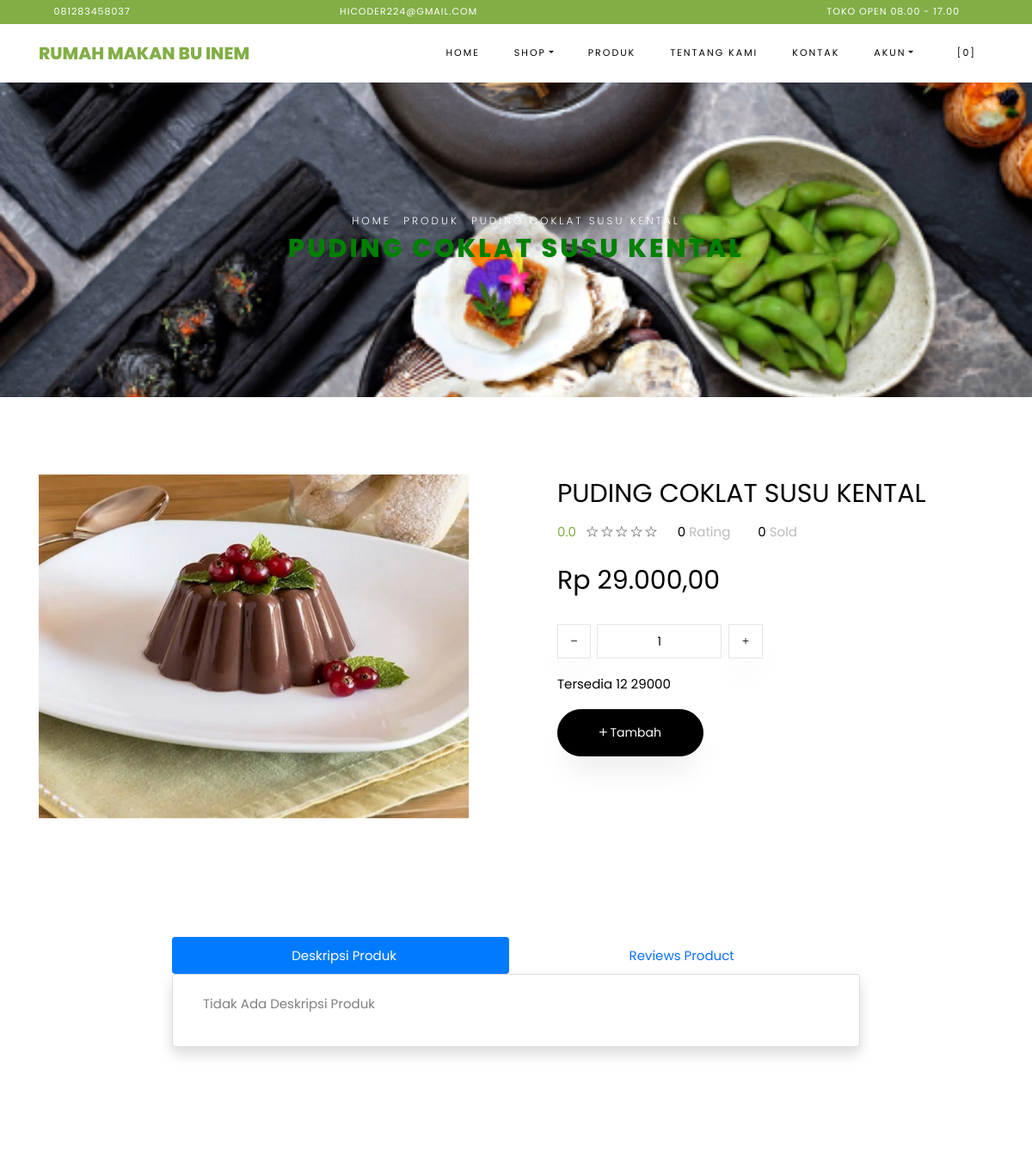
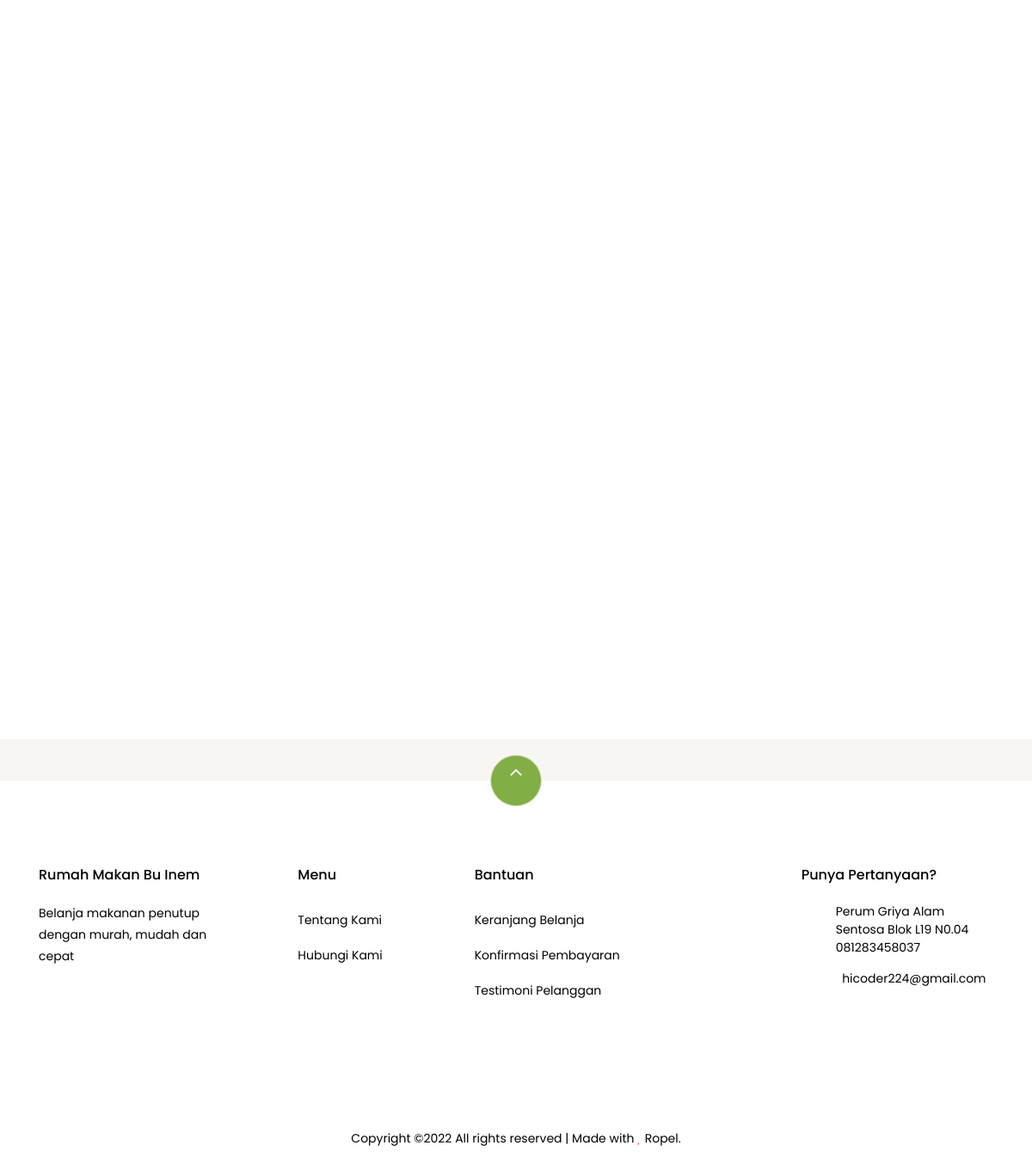
Page /shop/product/23/PCSKP212730/ on the earlier database version (2 pictures, top to bottom).
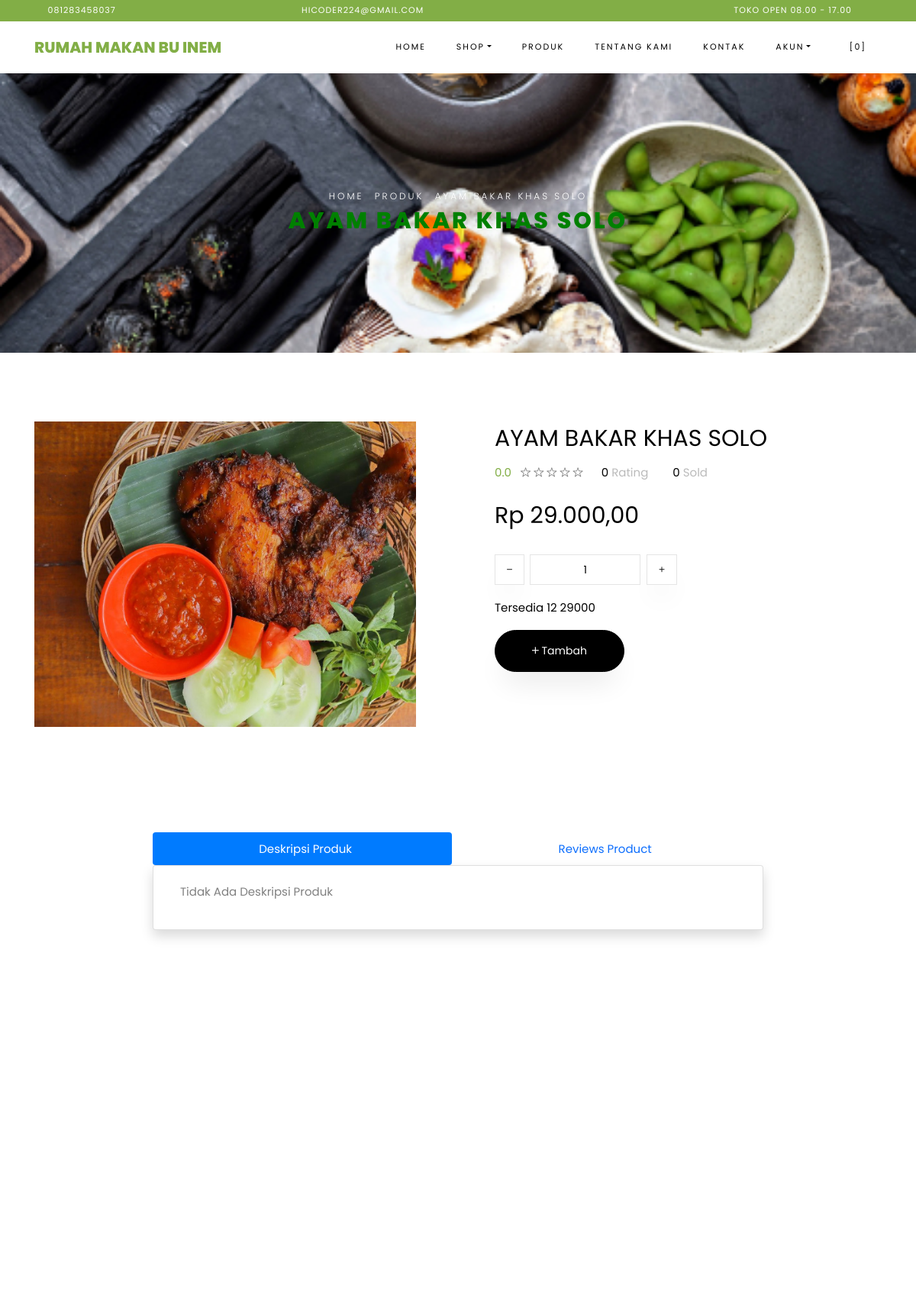
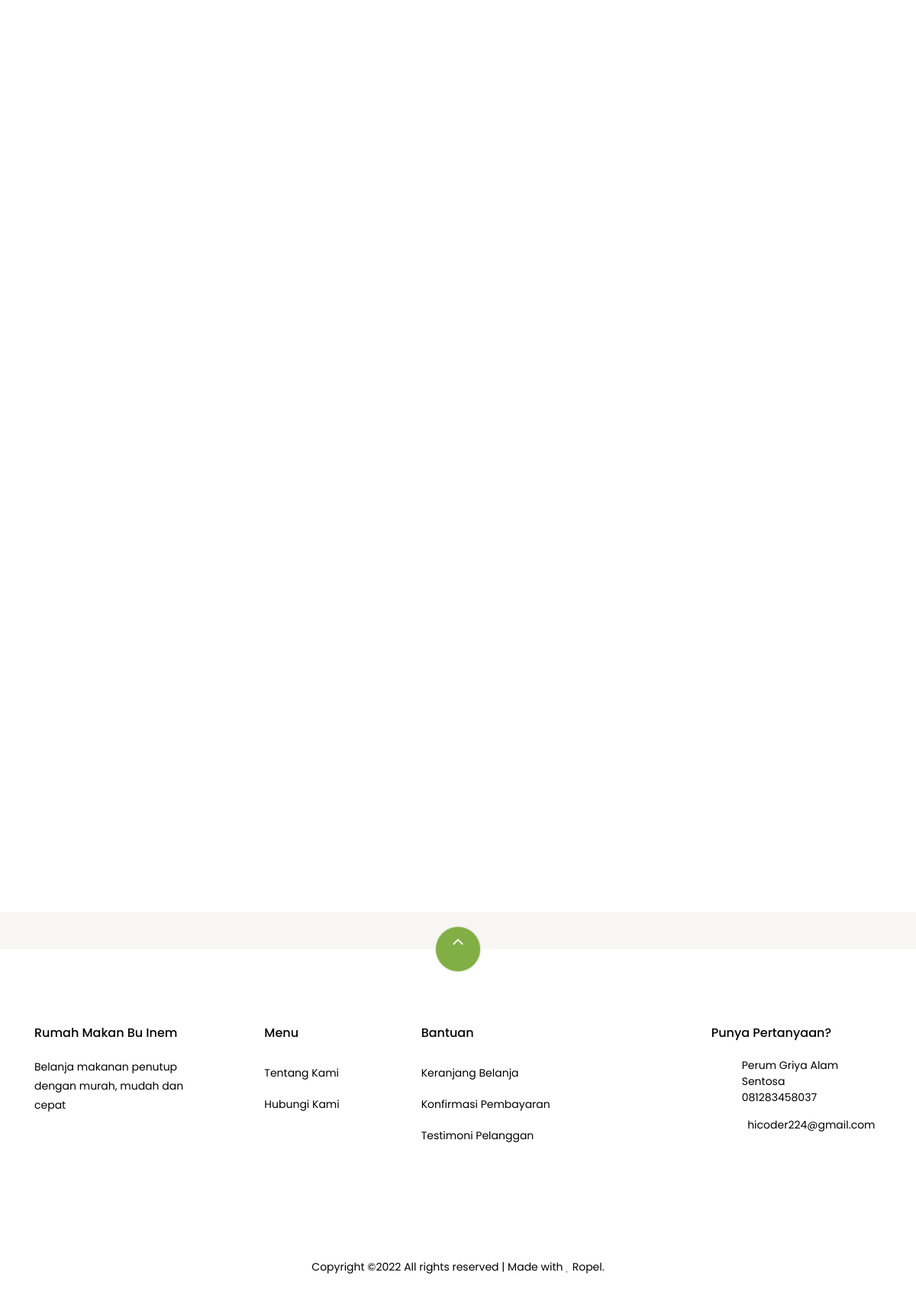
Same page on the later database version (2 pictures, top to bottom).
### tables this page shows
CREATE TABLE `settings` (
  `id` int(10) NOT NULL,
  `key` varchar(32) NOT NULL,
  `content` text NOT NULL
);

CREATE TABLE `products` (
  `id` bigint(20) NOT NULL,
  `category_id` int(10) DEFAULT NULL,
  `sku` varchar(32) DEFAULT NULL,
  `name` varchar(70) NOT NULL,
  `description` varchar(191) DEFAULT NULL,
  `picture_name` varchar(191) DEFAULT NULL,
  `price` decimal(8,2) NOT NULL,
  `current_discount` decimal(8,2) DEFAULT 0.00,
  `stock` int(10) NOT NULL,
  `product_unit` varchar(32) DEFAULT NULL,
  `is_available` tinyint(1) DEFAULT 1,
  `add_date` datetime DEFAULT NULL
);

### application/views/themes/vegefoods/shop/view_single_product.php (the view, shortened to what the rows shown need)
<div class="hero-wrap hero-bread" style="background-image: url('<?php echo get_theme_uri('images/bg_1.jpg'); ?>');">
    <div class="container">
        <div class="row no-gutters slider-text align-items-center justify-content-center">
            <div class="col-md-9 ftco-animate text-center">
                <p class="breadcrumbs"><span class="mr-2"><?php echo anchor(base_url(), 'Home'); ?></span>
                    <span class="mr-2"><?php echo anchor('/', 'Produk'); ?></span>
                    <span><?php echo $product->name; ?></span>
                </p>
                <h1 class="mb-0 bread" style="color:green"><?php echo $product->name; ?></h1>
            </div>
        </div>
    </div>
</div>
<section class="ftco-section">
    <div class="container">
        <div class="row">
            <div class="col-lg-6 mb-5 ftco-animate">
                <a href="<?php echo base_url('assets/uploads/products/' . $product->picture_name); ?>" class="image-popup"><img src="<?php echo base_url('assets/uploads/products/' . $product->picture_name); ?>" class="img-fluid" alt="<?php echo $product->name; ?>" style="height:400px; width:500px;"></a>
            </div>
            <div class="col-lg-6 product-details pl-md-5 ftco-animate">
                <h3><?php echo $product->name; ?></h3>
                <div class="rating d-flex">
                    <p class="text-left mr-4">
                        <a href="#" class="mr-2"><?= get_rating($totalrating, $totalreviews) ?></a>
                        <?= get_star_review($totalrating, $totalreviews) ?>
                    </p>
                    <p class="text-left mr-4">
                        <a href="#" class="mr-2" style="color: #000;"><?= $totalreviews ?><span style="color: #bbb;"> Rating</span></a>
                    </p>
                    <p class="text-left">
                        <a href="#" class="mr-2" style="color: #000;"><?= count($reviews) ?><span style="color: #bbb;"> Sold</span></a>
                    </p>
                </div>
                <p class="price">
                    <?php if ($product->current_discount > 0) : ?>
                        <span class="mr-2 price-dc"><strike><small>Rp <?php echo format_rupiah($product->price); ?></small></strike></span>
                        <span class="price-sale text-success">Rp <?php echo format_rupiah($product->price - $product->current_discount); ?></span>
                    <?php else : ?>
                        <span>Rp <?php echo format_rupiah($product->price); ?></span>
                    <?php endif; ?>
                </p>
                <div class="row mt-4">
                    <div class="input-group col-md-6 d-flex mb-3">
                        <span class="input-group-btn mr-2">
                            <button type="button" class="quantity-left-minus btn" data-type="minus" data-field="">
                                <i class="ion-ios-remove"></i>
                            </button>
                        </span>
                        <input type="text" id="quantity" name="quantity" class="form-control input-number" value="1" min="1" max="100" readonly>
                        <span class="input-group-btn ml-2">
                            <button type="button" class="quantity-right-plus btn" data-type="plus" data-field="">
                                <i class="ion-ios-add"></i>
                            </button>
                        </span>
                    </div>
                    <div class="col-md-12">
                        <p style="color: #000;">Tersedia <?php echo $product->stock; ?> <?php echo $product->product_unit; ?></p>
                    </div>
                </div>
                <p><a href="#" class="btn btn-black btn-sm py-3 px-5 add-cart cart-btn" data-sku="<?php echo $product->sku; ?>" data-name="<?php echo $product->name; ?>" data-price="<?php echo ($product->current_discount > 0) ? ($product->price - $product->current_discount) : $product->price; ?>" data-id="<?php echo $product->id; ?>">
                        <span class="ion-md-add"> Tambah
                    </a></p>
            </div>
        </div>
    </div>
</section>
<div class="nav-wrapper col-sm-8 ml-auto mr-auto" style="padding-left:0px;">
    <ul class="nav nav-pills nav-fill flex-column flex-md-row" id="tabs-icons-text" role="tablist">
        <li class="nav-item">
            <a class="nav-link mb-sm-3 mb-md-0 active" id="tabs-icons-text-1-tab" data-toggle="tab" href="#tabs-icons-text-1" role="tab" aria-controls="tabs-icons-text-1" aria-selected="true"><i class="ni ni-cloud-upload-96 mr-2"></i>Deskripsi Produk</a>
        </li>
        <li class="nav-item">
            <a class="nav-link mb-sm-3 mb-md-0" id="tabs-icons-text-2-tab" data-toggle="tab" href="#tabs-icons-text-2" role="tab" aria-controls="tabs-icons-text-2" aria-selected="false"><i class="ni ni-bell-55 mr-2"></i>Reviews Product</a>
        </li>
    </ul>
</div>
<div class="card shadow col-sm-8 ml-auto mr-auto ">
    <div class="card-body">
        <div class="tab-content" id="myTabContent">
            <div class="tab-pane fade show active" id="tabs-icons-text-1" role="tabpanel" aria-labelledby="tabs-icons-text-1-tab">
                <p class="description"><?= ($product->description == NULL) ? 'Tidak Ada Deskripsi Produk' : $product->description ?></p>
            </div>
        </div>
    </div>
</div>
<section class="ftco-section">
    <div class="container">
        <div class="row justify-content-center mb-3 pb-3">
        </div>
    </div>
    <div class="container">
        <div class="row">
        </div>
    </div>
</section>
<section class="ftco-section">
    <div class="container">
        <div class="row justify-content-center mb-3 pb-3">
        </div>
    </div>
    <div class="container">
        <div class="row">
        </div>
    </div>
</section>

### application/views/themes/vegefoods/header.php (shortened to what the rows shown need)
<!DOCTYPE html>
<html lang="en">
<head>
	<link href="https://cdn.jsdelivr.net/npm/bootstrap@5.1.3/dist/css/bootstrap.min.css" rel="stylesheet">
	<link rel="stylesheet" href="<?php echo get_theme_uri('css/open-iconic-bootstrap.min.css'); ?>">
	<link rel="stylesheet" href="<?php echo get_theme_uri('css/animate.css'); ?>">
	<link rel="stylesheet" href="<?php echo get_theme_uri('css/owl.carousel.min.css'); ?>">
	<link rel="stylesheet" href="<?php echo get_theme_uri('css/owl.theme.default.min.css'); ?>">
	<link rel="stylesheet" href="<?php echo get_theme_uri('css/magnific-popup.css'); ?>">
	<link rel="stylesheet" href="<?php echo get_theme_uri('css/aos.css'); ?>">
	<link rel="stylesheet" href="<?php echo get_theme_uri('css/ionicons.min.css'); ?>">
	<link rel="stylesheet" href="<?php echo get_theme_uri('js/plugins/@fortawesome/fontawesome-free/css/all.min.css', 'argon'); ?>">
	<link rel="stylesheet" href="<?php echo get_theme_uri('css/bootstrap-datepicker.css'); ?>">
	<link rel="stylesheet" href="<?php echo get_theme_uri('css/jquery.timepicker.css'); ?>">
	<link rel="stylesheet" href="<?php echo get_theme_uri('css/flaticon.css'); ?>">
	<link rel="stylesheet" href="<?php echo get_theme_uri('css/icomoon.css'); ?>">
	<link rel="stylesheet" href="<?php echo get_theme_uri('css/style.css'); ?>">
	<link rel="stylesheet" href="<?php echo base_url('assets/plugins/toastr/toastr.min.css'); ?>">
</head>
<body class="goto-here">
	<div class="py-1 bg-primary">
		<div class="container">
			<div class="row no-gutters d-flex align-items-start align-items-center px-md-0">
				<div class="col-lg-12 d-block">
					<div class="row d-flex">
						<div class="col-md pr-4 d-flex topper align-items-center">
							<div class="icon mr-2 d-flex justify-content-center align-items-center"><span class="icon-phone2"></span></div>
							<span class="text"><?php echo get_settings('store_phone_number'); ?></span>
						</div>
						<div class="col-md pr-4 d-flex topper align-items-center">
							<div class="icon mr-2 d-flex justify-content-center align-items-center"><span class="icon-paper-plane"></span></div>
							<span class="text"><?php echo get_settings('store_email'); ?></span>
						</div>
						<div class="col-md-5 pr-4 d-flex topper align-items-center text-lg-right">
							<span class="text"><?php echo get_settings('store_tagline'); ?></span>
						</div>
					</div>
				</div>
			</div>
		</div>
	</div>
	<nav class="navbar navbar-expand-lg navbar-dark ftco_navbar bg-dark ftco-navbar-light" id="ftco-navbar">
		<div class="container">
			<a class="navbar-brand" href="<?php echo base_url(); ?>"><?php echo get_store_name(); ?></a>
			<div class="collapse navbar-collapse" id="ftco-nav">
				<ul class="navbar-nav ml-auto">
					<li class="nav-item active"><a href="<?php echo base_url(); ?>" class="nav-link">Home</a></li>
					<li class="nav-item dropdown">
						<a class="nav-link dropdown-toggle" href="#" id="dropdown04" data-toggle="dropdown" aria-haspopup="true" aria-expanded="false">Shop</a>
					</li>
					<li class="nav-item"><a href="<?php echo base_url('product'); ?>" class="nav-link">Produk</a></li>
					<li class="nav-item"><a href="<?php echo site_url('pages/about'); ?>" class="nav-link">Tentang Kami</a></li>
					<li class="nav-item"><a href="<?php echo site_url('pages/contact'); ?>" class="nav-link">Kontak</a></li>
					<li class="nav-item dropdown">
						<a class="nav-link dropdown-toggle" href="#" id="dropdown05" data-toggle="dropdown" aria-haspopup="true" aria-expanded="false">Akun</a>
					</li>
					<li class="nav-item cta cta-colored"><a href="<?php echo site_url('shop/cart'); ?>" class="nav-link"><span class="icon-shopping_cart"></span>[<span class="cart-item-total">0</span>]</a></li>
				</ul>
			</div>
		</div>
	</nav>

### application/views/themes/vegefoods/footer.php (shortened to what the rows shown need)
<section class="ftco-section ftco-no-pt ftco-no-pb py-5 bg-light">
  <div class="container py-4">
  </div>
</section>
<footer class="ftco-footer ftco-section ftco-animated">
  <div class="container">
    <div class="row">
      <div class="mouse">
        <a href="#" class="mouse-icon">
          <div class="mouse-wheel"><span class="ion-ios-arrow-up"></span></div>
        </a>
      </div>
    </div>
    <div class="row mb-5">
      <div class="col-md">
        <div class="ftco-footer-widget mb-4">
          <h2 class="ftco-heading-2"><?php echo get_store_name(); ?></h2>
          <p><?php echo get_settings('store_description'); ?></p>
          <ul class="ftco-footer-social list-unstyled float-md-left float-lft mt-5">
          </ul>
        </div>
      </div>
      <div class="col-md">
        <div class="ftco-footer-widget mb-4 ml-md-5">
          <h2 class="ftco-heading-2">Menu</h2>
          <ul class="list-unstyled">
            <li><a href="<?php echo site_url('pages/about'); ?>" class="py-2 d-block">Tentang Kami</a></li>
            <li><a href="<?php echo site_url('pages/contact'); ?>" class="py-2 d-block">Hubungi Kami</a></li>
          </ul>
        </div>
      </div>
      <div class="col-md-4">
        <div class="ftco-footer-widget mb-4">
          <h2 class="ftco-heading-2">Bantuan</h2>
          <div class="d-flex">
            <ul class="list-unstyled mr-l-5 pr-l-3 mr-4">
              <li><a href="<?php echo site_url('shop/cart'); ?>" class="py-2 d-block">Keranjang Belanja</a></li>
              <li><a href="<?php echo site_url('customer/payments/confirm'); ?>" class="py-2 d-block">Konfirmasi Pembayaran</a></li>
              <li><a href="<?php echo site_url('shop/testimonial'); ?>" class="py-2 d-block">Testimoni Pelanggan</a></li>
            </ul>
          </div>
        </div>
      </div>
      <div class="col-md">
        <div class="ftco-footer-widget mb-4">
          <h2 class="ftco-heading-2">Punya Pertanyaan?</h2>
          <div class="block-23 mb-3">
            <ul>
              <li><span class="icon icon-map-marker"></span><span class="text"><?php echo get_settings('store_address'); ?></span></li>
              <li><a href="https://wa.me/6281283458037?text=Saya%20ingin%20Bertanya"><span class="icon icon-phone"></span><span class="text"><?php echo get_settings('store_phone_number'); ?></span></a></li>
              <li><a href="mailto:wibowosatrio2002@gmail.com"><span class="icon icon-envelope"></span>&nbsp;&nbsp;<span class="text"> <?php echo get_settings('store_email'); ?></span></a></li>
            </ul>
          </div>
        </div>
      </div>
    </div>
    <div class="row">
      <div class="col-md-12 text-center">
        <p>
          Copyright &copy; All rights reserved | Made with <i class="icon-heart text-danger" aria-hidden="true"></i> Ropel.
        </p>
      </div>
    </div>
  </div>
</footer>
</body>
</html>

Differences in the rows shown:
changed products: name "PUDING COKLAT SUSU KENTAL" → "AYAM BAKAR KHAS SOLO"; picture_name: a different picture
changed settings: content "Perum Griya Alam Sentosa Blok L19 N0.04" → "Perum Griya Alam Sentosa"
